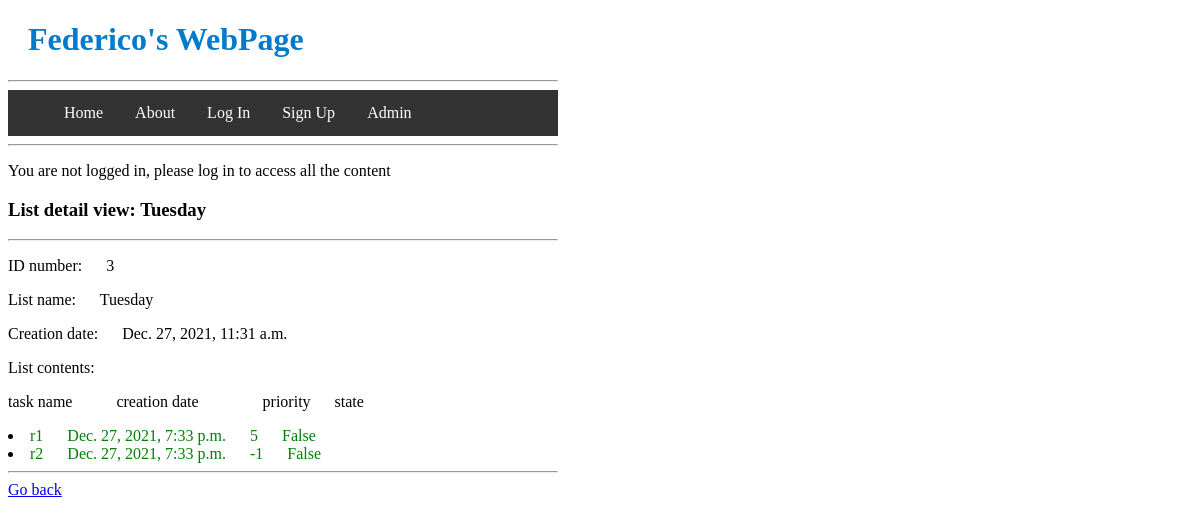
The page /list/3/detail on the database its author committed.
### main/models.py (models this page shows, shortened)
class TodoList(models.Model):
	name = models.CharField(max_length=200) #name of the list
	creation_date = models.DateTimeField('date created', default=datetime.datetime.now())

class Item(models.Model): #atributes of every item
	todolist = models.ForeignKey(TodoList, on_delete= models.CASCADE)
	text = models.CharField(max_length=300)
	creation_date = models.DateTimeField('date created', default=datetime.datetime.now())
	priority = models.IntegerField(default=0)
	complete = models.BooleanField()

### main/views.py (the view)
# urls.py: path("list/<int:list_number>/detail", views.list_detail, name="List_detail"),
def list_detail(response,list_number):# I recive number variable, from the url
	list_obj = TodoList.objects.filter(id=list_number) #returns a list only one match
	tasks = Item.objects.filter(todolist=list_obj[0])
	args = {"list_number": list_number,
			"list_obj":list_obj[0],
			"tasks":tasks}
	return render(response, "main/list_view_detail.html", args)

### main/templates/main/list_view_detail.html (shortened to what this page needs)
{% extends 'main/base.html' %}
    {% block header %}
    <h3>List detail view: {{list_obj.name}}</h3>
    {% endblock %}
    {% block body %}
    <p>ID number: &emsp; {{list_number}}</p>
    <p>List name: &emsp; {{list_obj.name}}</p>
    <p>Creation date: &emsp; {{list_obj.creation_date}}</p>
    <p>List contents:</p>
    <p>task name &emsp; &emsp; creation date &emsp; &emsp; &emsp; priority &emsp; state</p>
    {% for task in tasks %}
    <li>
        <a>{{task.text}}</a>
        <a>{{task.creation_date}}</a>
        <a>{{task.priority}}</a>
        <a>{{task.complete}}</a>
    </li>
    {% endfor %}
    <hr>
    <a href="http://127.0.0.1:8000/list/{{list_number}}">Go back</a>
    {% endblock %}

### main/static/main/style.css (style rules this page uses)
li a { color: green; }
body { width: 550px; background: white url("images/background.gif") no-repeat; background-size:550px 200px; }

### rows shown on the page
TodoList: name "Tuesday", creation_date "Dec. 27, 2021, 11:31 a.m."
Item: text "r1", creation_date "Dec. 27, 2021, 7:33 p.m.", priority "5", complete "False"
Item: text "r2", creation_date "Dec. 27, 2021, 7:33 p.m.", priority "-1", complete "False"

### other values the page prints
{{ list_number }} "3"
